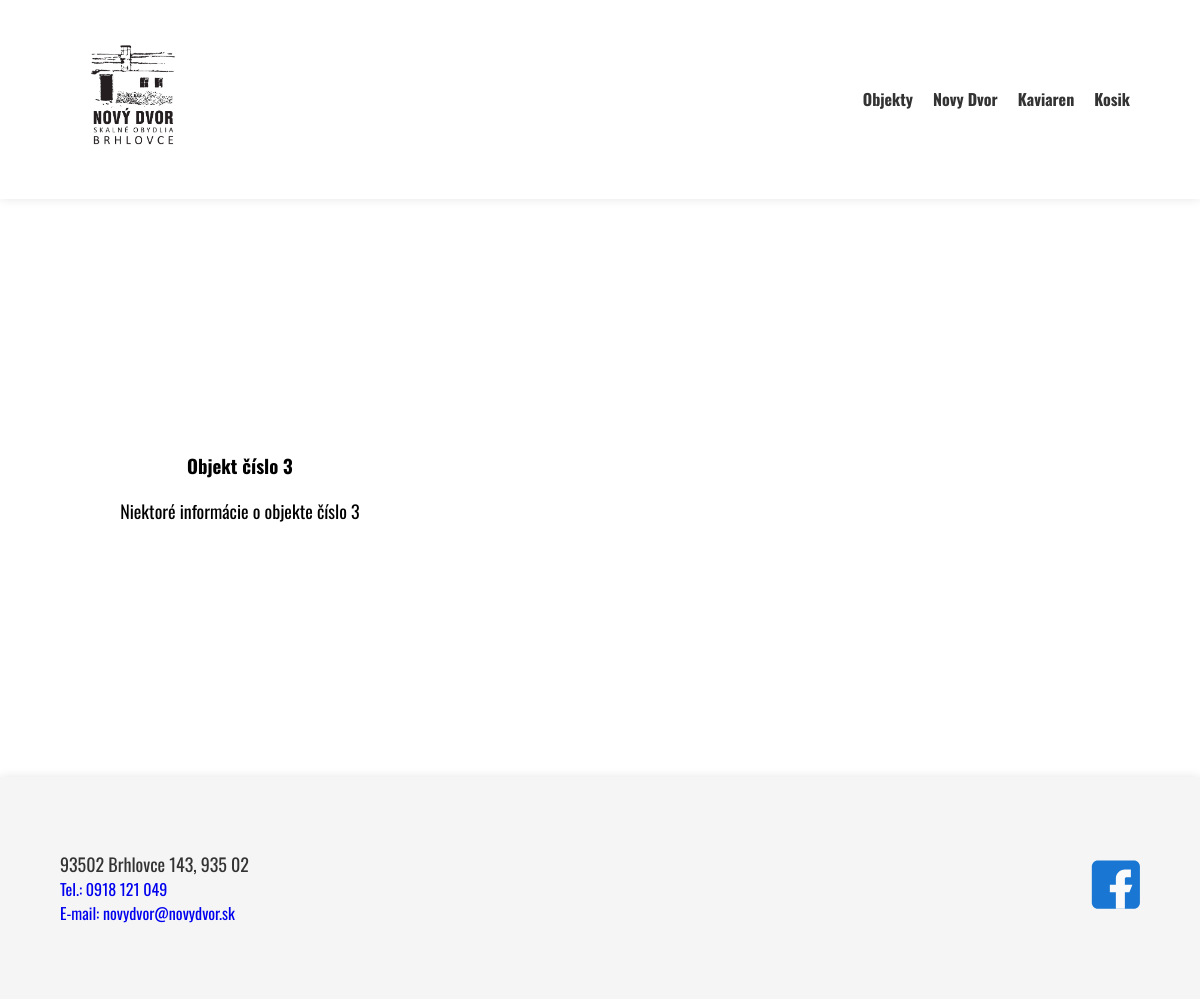
The app's page /objects/3, older data.
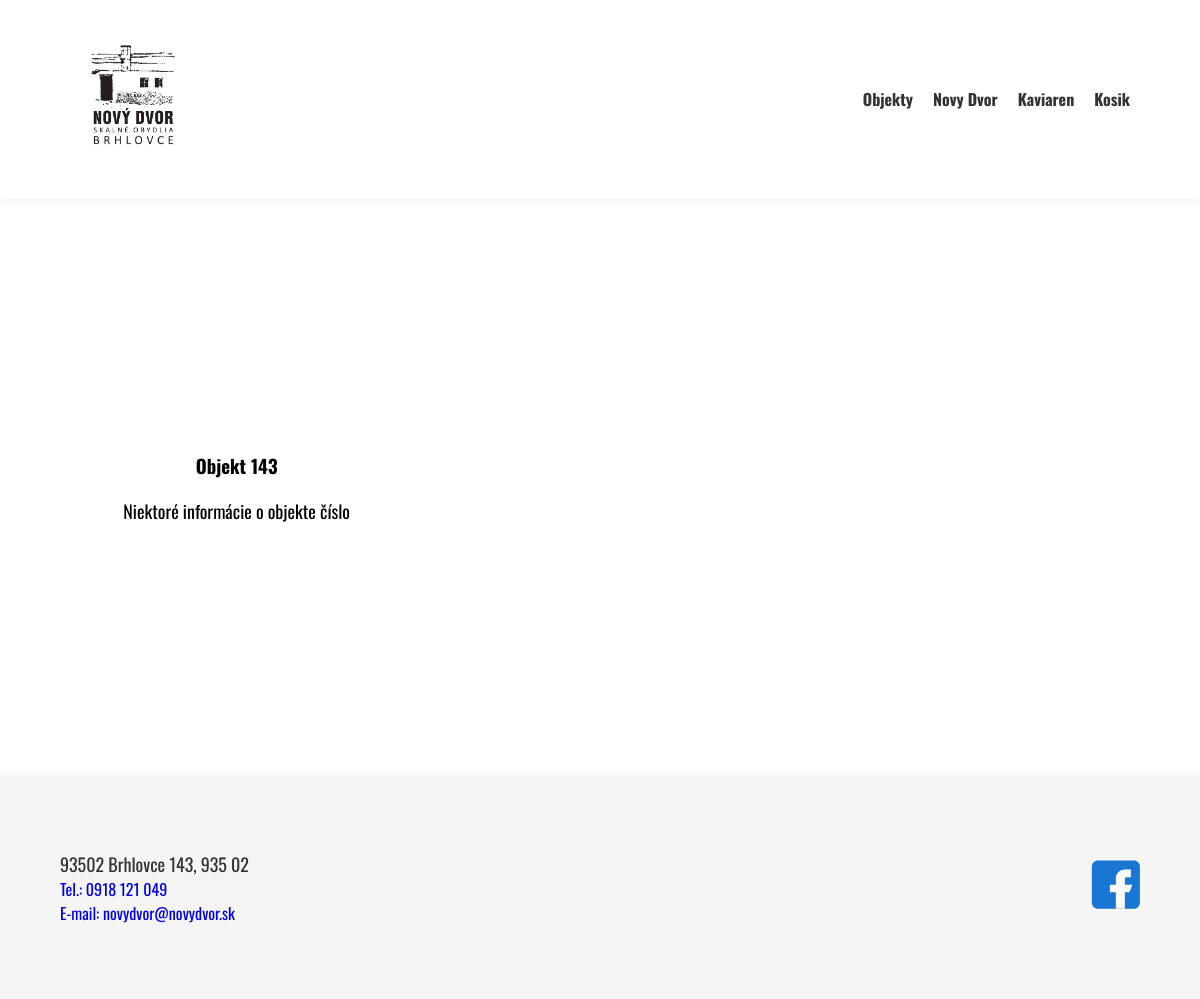
The same page, newer data.
### flask_app/core/models/objects.py (models this page shows, shortened)
class Objects(db.Model):
    __tablename__ = 'objects'
    id = db.Column(db.Integer, primary_key=True)
    name = db.Column(db.String(80))
    txt = db.Column(db.Text)
    src = db.Column(db.Text)

### flask_app/core/routes/area_objects.py (the view)
@area_objects.route('/objects/<int:object_id>')
def object_page(object_id):
    template = 'object.html'
    res = Objects.query.get(object_id)
    return render_template(template, res=res)

### flask_app/templates/object.html (shortened to what this page needs)
{% extends "base.html" %}
{% block content %}
<div id="object">
    <div class="text-wrapper">
        <h3>{{ res.name }}</h3>
        <p>{{ res.txt }}</p>
    </div>
</div>
{% endblock %}

Row changes from the older to the newer data that the page shows:
changed Objects: name "Objekt číslo 3" → "Objekt 143"; txt "Niektoré informácie o objekte číslo 3" → "Niektoré informácie o objekte číslo"
